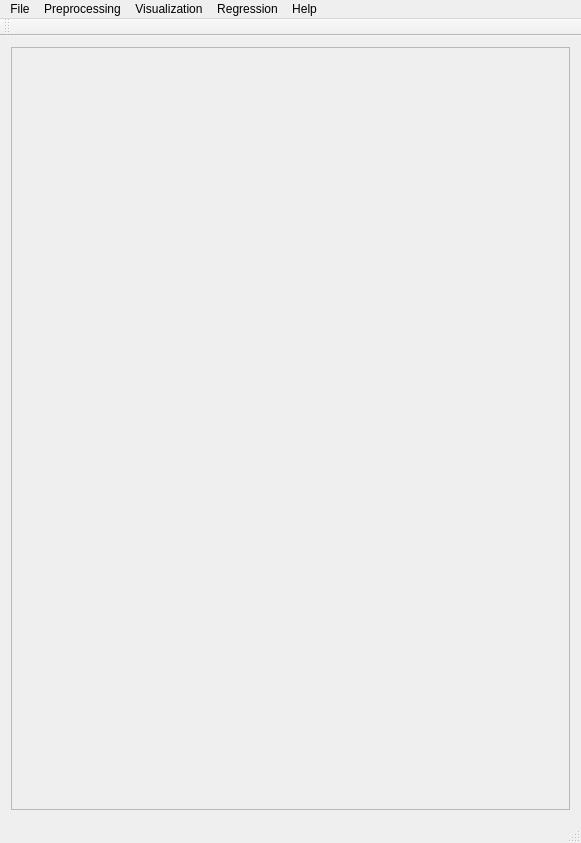
<?xml version="1.0" encoding="UTF-8"?>
<ui version="4.0">
 <class>MainWindow</class>
 <widget class="QMainWindow" name="MainWindow">
  <property name="geometry">
   <rect>
    <x>0</x>
    <y>0</y>
    <width>581</width>
    <height>843</height>
   </rect>
  </property>
  <property name="windowTitle">
   <string>PYSAT</string>
  </property>
  <widget class="QWidget" name="centralWidget">
   <layout class="QVBoxLayout" name="verticalLayout_9">
    <item>
     <widget class="QScrollArea" name="scrollArea">
      <property name="widgetResizable">
       <bool>true</bool>
      </property>
      <widget class="QWidget" name="scrollAreaWidgetContents_2">
       <property name="geometry">
        <rect>
         <x>0</x>
         <y>0</y>
         <width>561</width>
         <height>770</height>
        </rect>
       </property>
       <property name="font">
        <font>
         <pointsize>8</pointsize>
        </font>
       </property>
       <property name="styleSheet">
        <string notr="true">QGroupBox {
  border: 2px solid gray;
  border-radius: 6px;
  margin-top: 0.5em;
}

QGroupBox::title {

  padding-top: -14px;
  padding-left: 8px;
}
</string>
       </property>
       <layout class="QVBoxLayout" name="verticalLayout_8"/>
      </widget>
     </widget>
    </item>
   </layout>
  </widget>
  <widget class="QMenuBar" name="menuBar">
   <property name="geometry">
    <rect>
     <x>0</x>
     <y>0</y>
     <width>581</width>
     <height>21</height>
    </rect>
   </property>
   <widget class="QMenu" name="menuFile">
    <property name="title">
     <string>File</string>
    </property>
    <addaction name="actionLoad_Refence_Data"/>
    <addaction name="actionLoad_Unknown_Data"/>
    <addaction name="separator"/>
    <addaction name="actionSave_Current_Plots"/>
    <addaction name="actionSave_Current_Data"/>
    <addaction name="separator"/>
    <addaction name="actionCreate_New_Workflow"/>
    <addaction name="actionSave_Current_Workflow"/>
    <addaction name="separator"/>
    <addaction name="actionExit"/>
   </widget>
   <widget class="QMenu" name="menuPreprocessing">
    <property name="title">
     <string>Preprocessing</string>
    </property>
    <widget class="QMenu" name="menuBaseline_Removal">
     <property name="title">
      <string>Baseline Removal</string>
     </property>
     <addaction name="actionALS"/>
     <addaction name="actionDietrich"/>
     <addaction name="actionPolyFit"/>
     <addaction name="actionAirPLS"/>
     <addaction name="actionFABC"/>
     <addaction name="actionKK"/>
     <addaction name="actionMario"/>
     <addaction name="actionMedian"/>
     <addaction name="actionRubberband"/>
     <addaction name="actionUndecimated_Wavelet"/>
    </widget>
    <widget class="QMenu" name="menuCalibration_Transfer">
     <property name="title">
      <string>Calibration Transfer</string>
     </property>
     <addaction name="actionRatio"/>
     <addaction name="actionTommy_s_Methgod"/>
     <addaction name="actionPiecewise_Direct_Standardization"/>
     <addaction name="actionOthers_3"/>
    </widget>
    <addaction name="actionNormalization"/>
    <addaction name="actionNoise_Reduction"/>
    <addaction name="actionApply_Mask"/>
    <addaction name="actionInterpolate"/>
    <addaction name="actionInstrument_Response"/>
    <addaction name="menuCalibration_Transfer"/>
    <addaction name="menuBaseline_Removal"/>
   </widget>
   <widget class="QMenu" name="menuVisualization">
    <property name="title">
     <string>Visualization</string>
    </property>
    <widget class="QMenu" name="menuClustering">
     <property name="title">
      <string>Clustering</string>
     </property>
     <addaction name="actionK_Means"/>
     <addaction name="actionHierarchical"/>
     <addaction name="actionOthers"/>
     <addaction name="actionOthers_2"/>
    </widget>
    <addaction name="actionPCA"/>
    <addaction name="actionICA"/>
    <addaction name="menuClustering"/>
   </widget>
   <widget class="QMenu" name="menuRegression">
    <property name="title">
     <string>Regression</string>
    </property>
    <addaction name="actionPLS"/>
    <addaction name="actionSM_PLS"/>
    <addaction name="actionICA_Regression"/>
    <addaction name="actionGaussian_Process"/>
    <addaction name="actionMLP"/>
    <addaction name="actionSVM"/>
    <addaction name="actionOthers_4"/>
    <addaction name="actionOthers_5"/>
   </widget>
   <widget class="QMenu" name="menuHelp">
    <property name="title">
     <string>Help</string>
    </property>
    <addaction name="actionIndex"/>
    <addaction name="actionContent_2"/>
    <addaction name="separator"/>
    <addaction name="actionAbout"/>
    <addaction name="actionAbout_QtCreator"/>
   </widget>
   <addaction name="menuFile"/>
   <addaction name="menuPreprocessing"/>
   <addaction name="menuVisualization"/>
   <addaction name="menuRegression"/>
   <addaction name="menuHelp"/>
  </widget>
  <widget class="QToolBar" name="mainToolBar">
   <attribute name="toolBarArea">
    <enum>TopToolBarArea</enum>
   </attribute>
   <attribute name="toolBarBreak">
    <bool>false</bool>
   </attribute>
  </widget>
  <widget class="QStatusBar" name="statusBar"/>
  <action name="actionLoad_Refence_Data">
   <property name="text">
    <string>Load Refence Data</string>
   </property>
  </action>
  <action name="actionLoad_Unknown_Data">
   <property name="text">
    <string>Load Unknown Data</string>
   </property>
  </action>
  <action name="actionSave_Current_Workflow">
   <property name="text">
    <string>Save Current Workflow</string>
   </property>
  </action>
  <action name="actionSave_Current_Plots">
   <property name="text">
    <string>Save Current Plots</string>
   </property>
  </action>
  <action name="actionSave_Current_Data">
   <property name="text">
    <string>Save Current Data</string>
   </property>
  </action>
  <action name="actionCreate_New_Workflow">
   <property name="text">
    <string>Create New Workflow</string>
   </property>
  </action>
  <action name="actionNoise_Reduction">
   <property name="text">
    <string>Noise Reduction</string>
   </property>
  </action>
  <action name="actionApply_Mask">
   <property name="text">
    <string>Apply Mask</string>
   </property>
  </action>
  <action name="actionInterpolate">
   <property name="text">
    <string>Interpolate</string>
   </property>
  </action>
  <action name="actionInstrument_Response">
   <property name="text">
    <string>Instrument Response</string>
   </property>
  </action>
  <action name="actionALS">
   <property name="text">
    <string>ALS</string>
   </property>
  </action>
  <action name="actionDietrich">
   <property name="text">
    <string>Dietrich</string>
   </property>
  </action>
  <action name="actionPolyFit">
   <property name="text">
    <string>PolyFit</string>
   </property>
  </action>
  <action name="actionAirPLS">
   <property name="text">
    <string>AirPLS</string>
   </property>
  </action>
  <action name="actionFABC">
   <property name="text">
    <string>FABC</string>
   </property>
  </action>
  <action name="actionKK">
   <property name="text">
    <string>KK</string>
   </property>
  </action>
  <action name="actionMario">
   <property name="text">
    <string>Mario</string>
   </property>
  </action>
  <action name="actionMedian">
   <property name="text">
    <string>Median</string>
   </property>
  </action>
  <action name="actionRubberband">
   <property name="text">
    <string>Rubberband</string>
   </property>
  </action>
  <action name="actionUndecimated_Wavelet">
   <property name="text">
    <string>Undecimated Wavelet</string>
   </property>
  </action>
  <action name="actionRatio">
   <property name="text">
    <string>Ratio</string>
   </property>
  </action>
  <action name="actionTommy_s_Methgod">
   <property name="text">
    <string>Tommy's Method</string>
   </property>
  </action>
  <action name="actionPiecewise_Direct_Standardization">
   <property name="text">
    <string>Piecewise Direct Standardization</string>
   </property>
  </action>
  <action name="actionPCA">
   <property name="text">
    <string>PCA</string>
   </property>
  </action>
  <action name="actionICA">
   <property name="text">
    <string>ICA</string>
   </property>
  </action>
  <action name="actionK_Means">
   <property name="text">
    <string>K-Means</string>
   </property>
  </action>
  <action name="actionHierarchical">
   <property name="text">
    <string>Hierarchical</string>
   </property>
  </action>
  <action name="actionOthers">
   <property name="text">
    <string>Others...</string>
   </property>
  </action>
  <action name="actionOthers_2">
   <property name="text">
    <string>Others...</string>
   </property>
  </action>
  <action name="actionOthers_3">
   <property name="text">
    <string>Others...</string>
   </property>
  </action>
  <action name="actionPLS">
   <property name="text">
    <string>PLS</string>
   </property>
  </action>
  <action name="actionSM_PLS">
   <property name="text">
    <string>SM-PLS</string>
   </property>
  </action>
  <action name="actionICA_Regression">
   <property name="text">
    <string>ICA Regression</string>
   </property>
  </action>
  <action name="actionGaussian_Process">
   <property name="text">
    <string>Gaussian Process</string>
   </property>
  </action>
  <action name="actionMLP">
   <property name="text">
    <string>MLP</string>
   </property>
  </action>
  <action name="actionSVM">
   <property name="text">
    <string>SVM</string>
   </property>
  </action>
  <action name="actionOthers_4">
   <property name="text">
    <string>Others...</string>
   </property>
  </action>
  <action name="actionOthers_5">
   <property name="text">
    <string>Others...</string>
   </property>
  </action>
  <action name="actionIndex">
   <property name="text">
    <string>Index</string>
   </property>
  </action>
  <action name="actionContent_2">
   <property name="text">
    <string>Content</string>
   </property>
  </action>
  <action name="actionAbout">
   <property name="text">
    <string>About...</string>
   </property>
  </action>
  <action name="actionAbout_QtCreator">
   <property name="text">
    <string>About QtCreator...</string>
   </property>
  </action>
  <action name="actionExit">
   <property name="text">
    <string>Exit</string>
   </property>
  </action>
  <action name="actionNormalization">
   <property name="text">
    <string>Normalization</string>
   </property>
  </action>
 </widget>
 <layoutdefault spacing="6" margin="11"/>
 <resources/>
 <connections/>
</ui>
